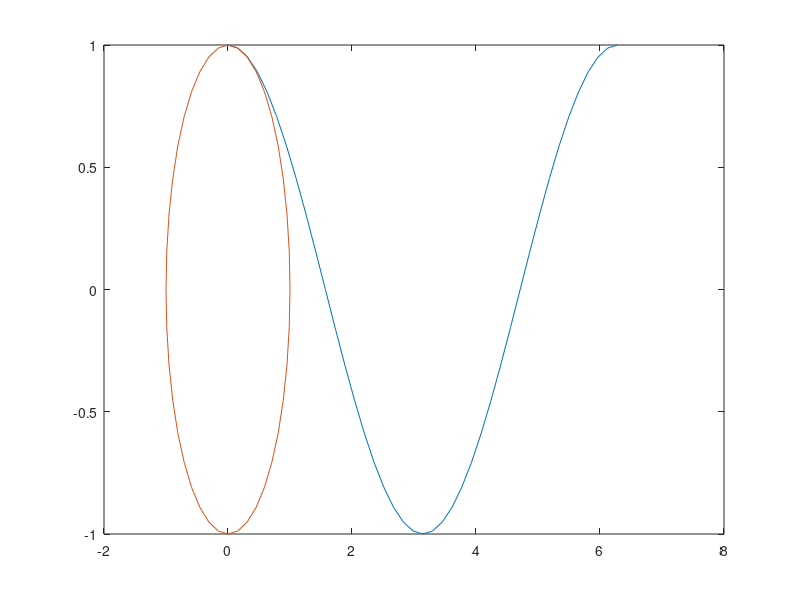

This figure's MATLAB source:

'Tworzenie macierzy'
  m1 = ones(4)*2
  m2 = ones(4)*3

'Sposób mnożenia macierzy'
  'Mnozenie macierzy'
  M = m1*m2
  'Mnożenie wartości z macierzy (tablicowe)'
  M2 = m1.*m2

'Potęgowanie macierzowe'
  M3 = m1^2
  'Potęgowanie macierzy tablicowo'
  M3 = m1^2

'funckja size(x)'
  'Wypisuje wektor dwuelementowy'
  size(m1)

'Przypisywanie do wektora'
  

'clc - czysci konsolę, trzeba wpisać w konsoli'
'clf - cos robi'
'clear x - usuwa daną zmienną z pamięci'
'clear - czysci przestrzen roboczą ze wszystkich zmiennych'
'help eye, help help, doc eye -podpowiedzi'

'macierze losowe o takich samych wymiarach'
  m3 = rand(2,2)
  m4 = rand(2,2)

'szukanie wiekszych w danej macierzy niz 0.5'
  index = find(m3 > 0.5)
  cpm3 = m3
  cpm3(index) = 5

'szukanie i zamiana na 0'
  index2 = find(m3 > m4)
  cpm3a = cpm3
  cpm3a(index) = 0 

'cpm3a(find(m3 > m4)) = 0 jednoliniowiec'

'Funkcyjne rzeczy'
function c = pitagoras(a,b)
 sqrt(a^2 + b^2)
end

pitagoras(1,2)

x = 0:pi/20:2*pi;
y = cos(x)
plot(x,y)
hold on
x = sin(x)
plot(x,y)